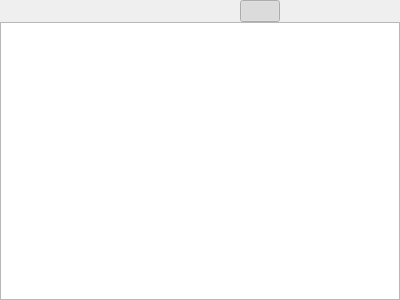
<?xml version="1.0" encoding="UTF-8"?>
<ui version="4.0">
 <class>MultiView</class>
 <widget class="QWidget" name="MultiView">
  <property name="geometry">
   <rect>
    <x>0</x>
    <y>0</y>
    <width>400</width>
    <height>300</height>
   </rect>
  </property>
  <property name="windowTitle">
   <string>Form</string>
  </property>
  <layout class="QGridLayout" name="gridLayout">
   <property name="leftMargin">
    <number>0</number>
   </property>
   <property name="topMargin">
    <number>0</number>
   </property>
   <property name="rightMargin">
    <number>0</number>
   </property>
   <property name="bottomMargin">
    <number>0</number>
   </property>
   <property name="spacing">
    <number>0</number>
   </property>
   <item row="1" column="0" colspan="7">
    <widget class="QStackedWidget" name="stackedWidget">
     <property name="currentIndex">
      <number>2</number>
     </property>
     <widget class="QWidget" name="pageList">
      <layout class="QGridLayout" name="gridLayout_2">
       <property name="leftMargin">
        <number>0</number>
       </property>
       <property name="topMargin">
        <number>0</number>
       </property>
       <property name="rightMargin">
        <number>0</number>
       </property>
       <property name="bottomMargin">
        <number>0</number>
       </property>
       <property name="spacing">
        <number>0</number>
       </property>
       <item row="0" column="0">
        <widget class="QListView" name="listView"/>
       </item>
      </layout>
     </widget>
     <widget class="QWidget" name="pageTree">
      <layout class="QGridLayout" name="gridLayout_3">
       <property name="leftMargin">
        <number>0</number>
       </property>
       <property name="topMargin">
        <number>0</number>
       </property>
       <property name="rightMargin">
        <number>0</number>
       </property>
       <property name="bottomMargin">
        <number>0</number>
       </property>
       <property name="spacing">
        <number>0</number>
       </property>
       <item row="0" column="0">
        <widget class="QTreeView" name="treeView"/>
       </item>
      </layout>
     </widget>
     <widget class="QWidget" name="pageTable">
      <layout class="QGridLayout" name="gridLayout_4">
       <property name="leftMargin">
        <number>0</number>
       </property>
       <property name="topMargin">
        <number>0</number>
       </property>
       <property name="rightMargin">
        <number>0</number>
       </property>
       <property name="bottomMargin">
        <number>0</number>
       </property>
       <property name="spacing">
        <number>0</number>
       </property>
       <item row="0" column="0">
        <widget class="QTableView" name="tableView"/>
       </item>
      </layout>
     </widget>
    </widget>
   </item>
   <item row="0" column="1">
    <spacer name="horizontalSpacer">
     <property name="orientation">
      <enum>Qt::Horizontal</enum>
     </property>
     <property name="sizeHint" stdset="0">
      <size>
       <width>195</width>
       <height>20</height>
      </size>
     </property>
    </spacer>
   </item>
   <item row="0" column="2">
    <widget class="QPushButton" name="pushButtonViewGrid">
     <property name="text">
      <string/>
     </property>
     <property name="icon">
      <iconset resource="../resources/icons.qrc">
       <normaloff>:/icons/view_grid.png</normaloff>:/icons/view_grid.png</iconset>
     </property>
     <property name="checkable">
      <bool>true</bool>
     </property>
     <property name="checked">
      <bool>true</bool>
     </property>
     <property name="default">
      <bool>false</bool>
     </property>
     <property name="flat">
      <bool>true</bool>
     </property>
     <attribute name="buttonGroup">
      <string notr="true">buttonGroupView</string>
     </attribute>
    </widget>
   </item>
   <item row="0" column="3">
    <widget class="QPushButton" name="pushButtonViewList">
     <property name="text">
      <string/>
     </property>
     <property name="icon">
      <iconset resource="../resources/icons.qrc">
       <normaloff>:/icons/view_list.png</normaloff>:/icons/view_list.png</iconset>
     </property>
     <property name="checkable">
      <bool>true</bool>
     </property>
     <property name="flat">
      <bool>true</bool>
     </property>
     <attribute name="buttonGroup">
      <string notr="true">buttonGroupView</string>
     </attribute>
    </widget>
   </item>
   <item row="0" column="4">
    <widget class="QPushButton" name="pushButtonViewDetails">
     <property name="text">
      <string/>
     </property>
     <property name="icon">
      <iconset resource="../resources/icons.qrc">
       <normaloff>:/icons/view_details.png</normaloff>:/icons/view_details.png</iconset>
     </property>
     <property name="checkable">
      <bool>true</bool>
     </property>
     <property name="flat">
      <bool>true</bool>
     </property>
     <attribute name="buttonGroup">
      <string notr="true">buttonGroupView</string>
     </attribute>
    </widget>
   </item>
   <item row="0" column="5">
    <widget class="QPushButton" name="pushButtonViewTree">
     <property name="text">
      <string/>
     </property>
     <property name="icon">
      <iconset resource="../resources/icons.qrc">
       <normaloff>:/icons/view_tree.png</normaloff>:/icons/view_tree.png</iconset>
     </property>
     <property name="checkable">
      <bool>true</bool>
     </property>
     <property name="flat">
      <bool>true</bool>
     </property>
     <attribute name="buttonGroup">
      <string notr="true">buttonGroupView</string>
     </attribute>
    </widget>
   </item>
  </layout>
 </widget>
 <resources>
  <include location="../resources/icons.qrc"/>
 </resources>
 <connections/>
 <buttongroups>
  <buttongroup name="buttonGroupView"/>
 </buttongroups>
</ui>
